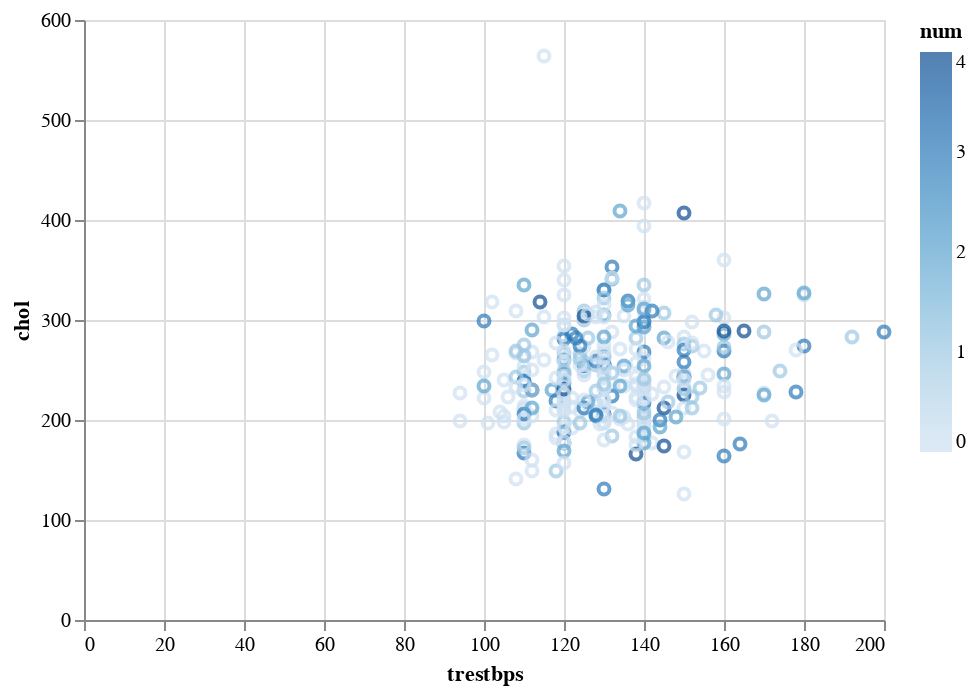

Notebook code for this chart:
### Code cell
trestbps_chol_plot = alt.Chart(cleveland).mark_point().encode(
    x = alt.X("trestbps"),
    y = alt.Y('chol'),
    color = alt.Color("num")
)
trestbps_chol_plot

### Figure 1 — Vega-Lite specification as saved in the notebook (floating-point values rounded to 4 significant figures; data arrays with more than 128 entries replaced by an {"elided": "..."} marker saying what was removed)
{"config": {"view": {"continuousWidth": 400, "continuousHeight": 300}}, "data": {"name": "data-34ea8aac2f3ac7ec8bc99828733095bc"}, "mark": "point", "encoding": {"color": {"field": "num", "type": "quantitative"}, "x": {"field": "trestbps", "type": "quantitative"}, "y": {"field": "chol", "type": "quantitative"}}, "$schema": "https://vega.github.io/schema/vega-lite/v4.17.0.json", "datasets": {"data-34ea8aac2f3ac7ec8bc99828733095bc": {"elided": "303 records"}}}
